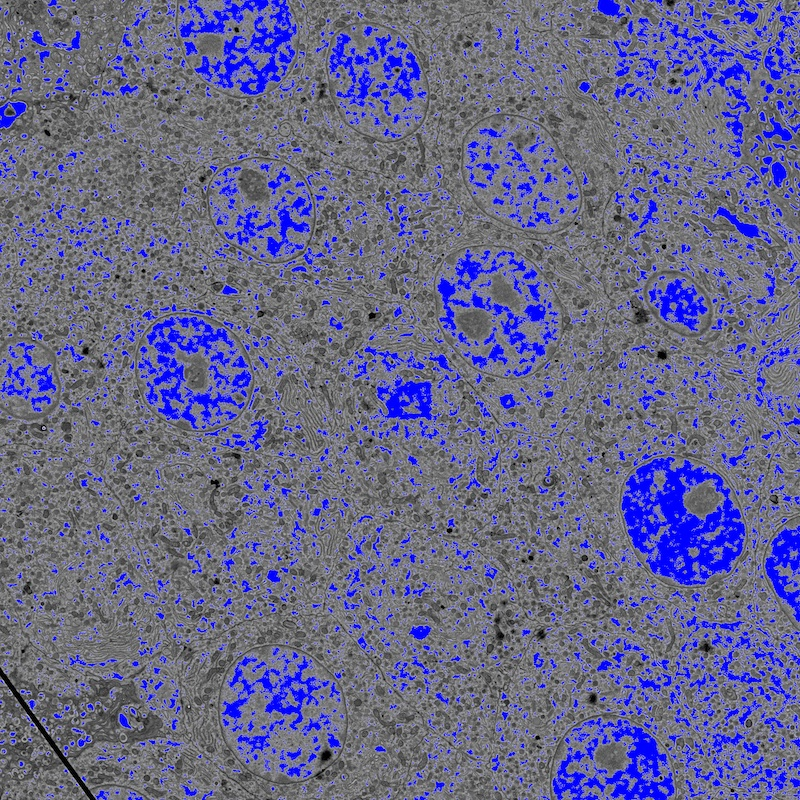
#> input picture scripts/image_filters/overlayer_example.jpg, 800 x 800 px
$ python contrast_matching.py -s ../overlayer_example.jpg -r ../overlayer_example.jpg -O out.png
#> lines starting #> are read from the running program, lines starting #| are printed output that depends on the picture
from skimage import exposure
from matplotlib import pyplot as plt
import argparse
import cv2


def argparser():
    parser = argparse.ArgumentParser(description='Overlay multiple images')
    parser.add_argument("--source", "-s", help="Source filename",
                        required=True)

    parser.add_argument('--reference', "-r",
                        help="Reference image", required=True)

    parser.add_argument("--output", "-O", help="Set output path", required=True)

    args = parser.parse_args()
    return args


def process(source_path, reference_path, output_path):
#> called with source_path = '../overlayer_example.jpg', reference_path = '../overlayer_example.jpg', output_path = 'out.png'
    print("[INFO] Loading images")
    source = cv2.imread(source_path)
#> source is the input picture: shape (800, 800, 3); mean B, G, R 139.5, 102.7, 103
    reference = cv2.imread(reference_path)

    print("[INFO] Performing matching")
    multi = True if source.shape[-1] > 1 else False
#> multi = True
    matched = exposure.match_histograms(source, reference, channel_axis=multi)
    cv2.imwrite(output_path, matched)

    # Create histograms and save image
    create_histogram(source, reference, matched, "histogram.jpg")

    print("[INFO] Done")


def create_histogram(source, reference, matched, name):
#> called with name = 'histogram.jpg'
    print(f"[INFO] Creating Histogram for {name}")
    color = ('b', 'g', 'r')
    plt.figure()
    for i, col in enumerate(color):
        histr = cv2.calcHist([source], [i], None, [256], [0, 256])
        plt.plot(histr, color="b", label="Source")
        histr = cv2.calcHist([reference], [i], None, [256], [0, 256])
        plt.plot(histr, color="r", label="Reference")
        histr = cv2.calcHist([matched], [i], None, [256], [0, 256])
        plt.plot(histr, color="g", label="Matched")
        plt.xlim([0, 256])
    plt.legend()
    plt.savefig(name)
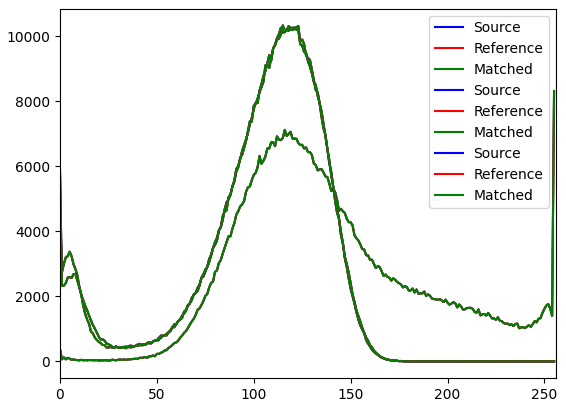
#> figure drawn by matplotlib, 1 panel; curve peaks at x = 255, y = 8321; curve peaks at x = 255, y = 8321; curve peaks at x = 255, y = 8321


if __name__ == '__main__':
    args = argparser()
    process(args.source, args.reference, args.output)
